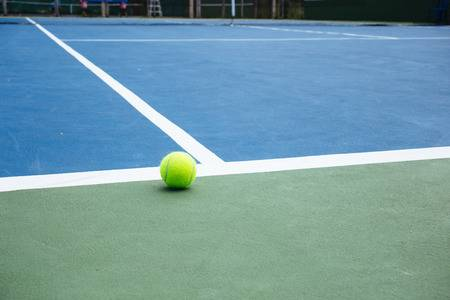
//> input picture src/images/tennisball01.jpg, 450 x 300 px
$ ./image_parameter_setter   (built with g++ and OpenCV 4)
//> lines starting //> are read from the running program, lines starting //| are printed output that depends on the picture; after the words box and inside, x2 and y2 are one past the last pixel; in counts of white or black regions, pixels touching at a corner belong together
#include <iostream>
#include "opencv2/highgui/highgui.hpp"
#include "opencv2/imgproc/imgproc.hpp"

using namespace cv;
using namespace std;

int main( int argc, char** argv )
{
    cv::Mat image;

    //LOAD image
    image = cv::imread("/home/karlo/catkin_ws/src/turtlesim_cleaner/src/images/tennisball01.jpg", CV_LOAD_IMAGE_COLOR);
//> image is the input picture: 300 rows x 450 cols, CV_8UC3; mean B, G, R 163.1, 153.2, 114.3
    if (!image.data) //check for invalid input
    {
        std::cout << "Could not open or find the image" << std::endl;
        return -1;
    }

    namedWindow("Control", CV_WINDOW_AUTOSIZE); //create a window called "Control"

    int iLowH = 30;
    int iHighH = 60;

    int iLowS = 100;
    int iHighS = 255;

    int iLowV = 50;
    int iHighV = 255;

    //Create trackbars in "Control" window
    cvCreateTrackbar("LowH", "Control", &iLowH, 179); //Hue (0 - 179)
    cvCreateTrackbar("HighH", "Control", &iHighH, 179);

    cvCreateTrackbar("LowS", "Control", &iLowS, 255); //Saturation (0 - 255)
    cvCreateTrackbar("HighS", "Control", &iHighS, 255);

    cvCreateTrackbar("LowV", "Control", &iLowV, 255); //Value (0 - 255)
    cvCreateTrackbar("HighV", "Control", &iHighV, 255);

    while (true)
    {
        Mat imgHSV;

        cvtColor(image, imgHSV, COLOR_BGR2HSV); //Convert the captured frame from BGR to HSV
//> imgHSV: 300 rows x 450 cols, CV_8UC3; mean H, S, V 86.4, 88.9, 174.5

        Mat imgThresholded;

        inRange(imgHSV, Scalar(iLowH, iLowS, iLowV), Scalar(iHighH, iHighS, iHighV), imgThresholded); //Threshold the image
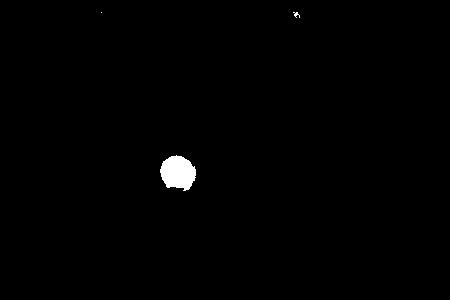
//> imgThresholded: 300 rows x 450 cols, CV_8UC1; 0.71% white; 3 white regions (1 under 20 px), largest, box (x1, y1, x2, y2) and area: (160, 155, 196, 191) 942, (293, 12, 300, 18) 20

        //morphological opening (remove small objects from the foreground)
        erode( imgThresholded, imgThresholded, getStructuringElement(MORPH_ELLIPSE, Size(5, 5)) );
        dilate( imgThresholded, imgThresholded, getStructuringElement(MORPH_ELLIPSE, Size(5, 5)) );

        //morphological closing (fill small holes in the foreground)
        dilate( imgThresholded, imgThresholded, getStructuringElement(MORPH_ELLIPSE, Size(5, 5)) );
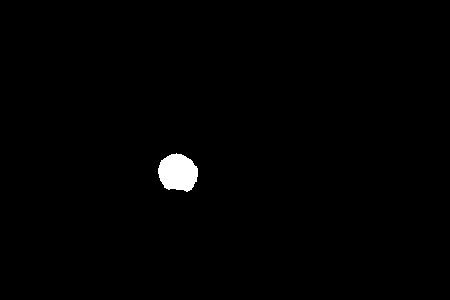
//> imgThresholded: 300 rows x 450 cols, CV_8UC1; 0.87% white; 1 white region, box (x1, y1, x2, y2) and area: (158, 153, 198, 192) 1176
        erode( imgThresholded, imgThresholded, getStructuringElement(MORPH_ELLIPSE, Size(5, 5)) );

        imshow("Thresholded Image", imgThresholded); //show the thresholded image
        imshow("Original", image); //show the original image

        if (waitKey(0) == 27) //wait for 'esc' key press for 30ms. If 'esc' key is pressed, break loop
//> the Esc key is pressed
        {
            cout << "esc key is pressed by user" << endl;
            cv::destroyAllWindows();
            break;
        }
    }
}
